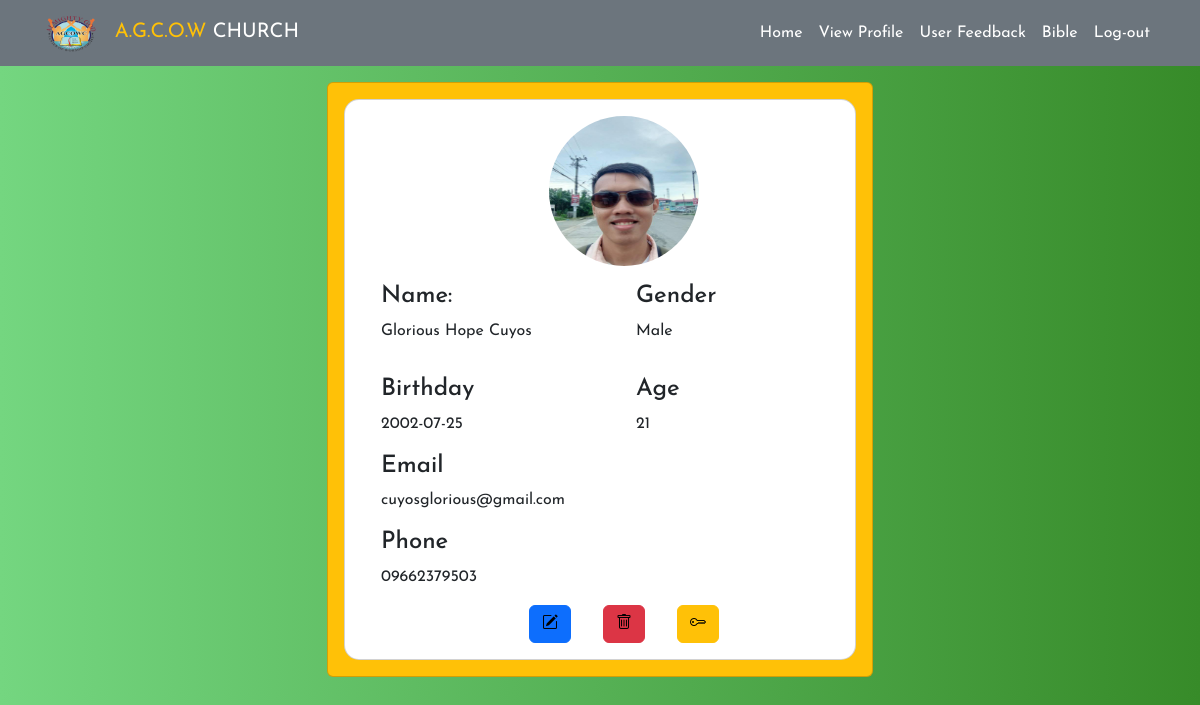
Screenshot of /profile.php (signed in) with the database file from the repository.
### tables this page shows
CREATE TABLE `users` (
  `user_id` int(11) NOT NULL,
  `user_fname` varchar(50) DEFAULT NULL,
  `user_lname` varchar(50) DEFAULT NULL,
  `user_birthday` date DEFAULT NULL,
  `user_gender` varchar(250) NOT NULL,
  `user_contactnum` varchar(11) DEFAULT NULL,
  `user_email` varchar(250) DEFAULT NULL,
  `user_username` varchar(100) NOT NULL,
  `user_pass` varchar(200) DEFAULT NULL,
  `profile_photo` varchar(250) DEFAULT NULL,
  `user_status` int(11) NOT NULL
);

### profile.php (the view, shortened to what this page needs)
<?php
require 'conn.php';
try {
    $id = $_SESSION['user'];
    $sql = $conn->prepare("CALL sp_GetUserInfo(:user_id)");
    $sql->bindParam(':user_id', $id, PDO::PARAM_INT);
    $sql->execute();
    $fetch = $sql->fetch();
    if ($fetch) {
        $userBirthday = new DateTime($fetch['user_birthday']);
        $currentDate = new DateTime();
        $age = $currentDate->diff($userBirthday)->y;
    } else {
        header('location:index.php');
        exit();
    }
} catch (PDOException $e) {
    echo "Error: " . $e->getMessage();
    exit();
}
?>
<!DOCTYPE html>
<html lang="en">
<head>
	<link rel="stylesheet" href="css/profile.css">
    <link rel="stylesheet" href="assets/css/bootstrap.min.css">
	<link rel="stylesheet" href="https://cdn.jsdelivr.net/npm/bootstrap-icons@1.10.5/font/bootstrap-icons.css">
</head>
<body style="background-image: linear-gradient(to right, #74D680,#378B29)">
<nav class="navbar navbar-expand-lg navbar-dark bg-secondary sticky-lg-top">
<div class="container">
	<a class="navbar-brand" href="index.html"><Span class="text-warning"><img src="./pictures/agcow logo.png" width="60" height="40">&nbsp; A.G.C.O.W </Span>CHURCH</a>
	<div class="collapse navbar-collapse" id="navbarSupportedContent">
		<ul class="navbar-nav ms-auto mb-2 mb-lg-0">
			<li class="nav-item">
				<a class="nav-link active" aria-current="page" href="home.php">Home</a>
			</li>
			<li class="nav-item">
                <a class="nav-link active" aria-current="page" href="profile.php">View Profile</a>
            </li>
            <li class="nav-item">
                <a class="nav-link active" aria-current="page" href="feedback.php">User Feedback</a>
            </li>
			<li class="nav-item">
                <a class="nav-link active" aria-current="page" href="bible.php">Bible</a>
            </li>
			<li class="nav-item" id="applog">
				<a class="nav-link active" aria-current="page" @click="confirmLogout" style="cursor:pointer">Log-out</a>
			</li>
		</ul>
	</div>
</div>
</nav>
<div class="container py-3">
    <div class="row justify-content-center">
        <div class="col-lg-8 col-xl-6">
            <div class="card bg-warning p-3">
                <div class="card shadow-2-strong card-registration bg-white" style="border-radius: 15px;">
                    <div class="container mx-4 mt-3">
                        <div class="text-center">
                            <img src="admin/upload/<?php echo $fetch['profile_photo']?>" class="img rounded-circle" width="150px" height="150px" alt="Profile Photo">
                        </div>
                        <div class="row justify-content-between mt-3">
                            <div class="col">
                                <h4>Name:</h4>
                                <p><?php echo $fetch['user_fname'] . " " . $fetch['user_lname'];?></p>
                            </div>
                            <div class="col">
                                <h4>Gender</h4>
                                <p><?php echo $fetch['user_gender']?></p>
                            </div>
                        </div>
                        <div class="row justify-content-between mt-3">
                            <div class="col">
                                <h4>Birthday</h4>
                                <p><?php echo $fetch['user_birthday'];?></p>
                            </div>
                            <div class="col">
                                <h4>Age</h4>
                                <p><?php echo $age;?></p>
                            </div>
                        <h4>Email</h4>
                        <p><?php echo $fetch['user_email']?></p>
                        <h4>Phone</h4>
                        <p><?php echo $fetch['user_contactnum']?></p>
                        <div class="social_media text-center" >
                            <ul class="list-unstyled d-flex justify-content-center">
                                <li class="mx-3">
                                    <button class="btn btn-primary">
                                        <a href="edit.php" style="text-decoration:none; color:black;">
                                            <i class="bi bi-pencil-square"></i>
                                        </a>
                                    </button>
                                </li>
                                <li class="mx-3" id="appdelete">
                                    <button class="btn btn-danger" @click="confirmDelete">
                                        <i class="bi bi-trash" style="color:black;"></i>
                                    </button>
                                </li>
                                <li class="mx-3">
                                    <button class="btn btn-warning">
                                        <a href="change.php" style="text-decoration:none; color:black;">
                                            <i class="bi bi-key"></i>
                                        </a>
                                    </button>
                                </li>
                            </ul>
                        </div>
                    </div>
                </div>
            </div>
        </div>
    </div>
</div>
</body>

### css/profile.css (style rules this page uses)
* { margin: 0; padding: 0; box-sizing: border-box; list-style: none; font-family: 'Josefin Sans', sans-serif; }
body { background-color: cyan; }

### rows the page displays
users: profile_photo (picture), user_fname "Glorious Hope", user_lname "Cuyos", user_gender "Male", user_birthday "2002-07-25", user_email "cuyosglorious@gmail.com", user_contactnum "09662379503"
